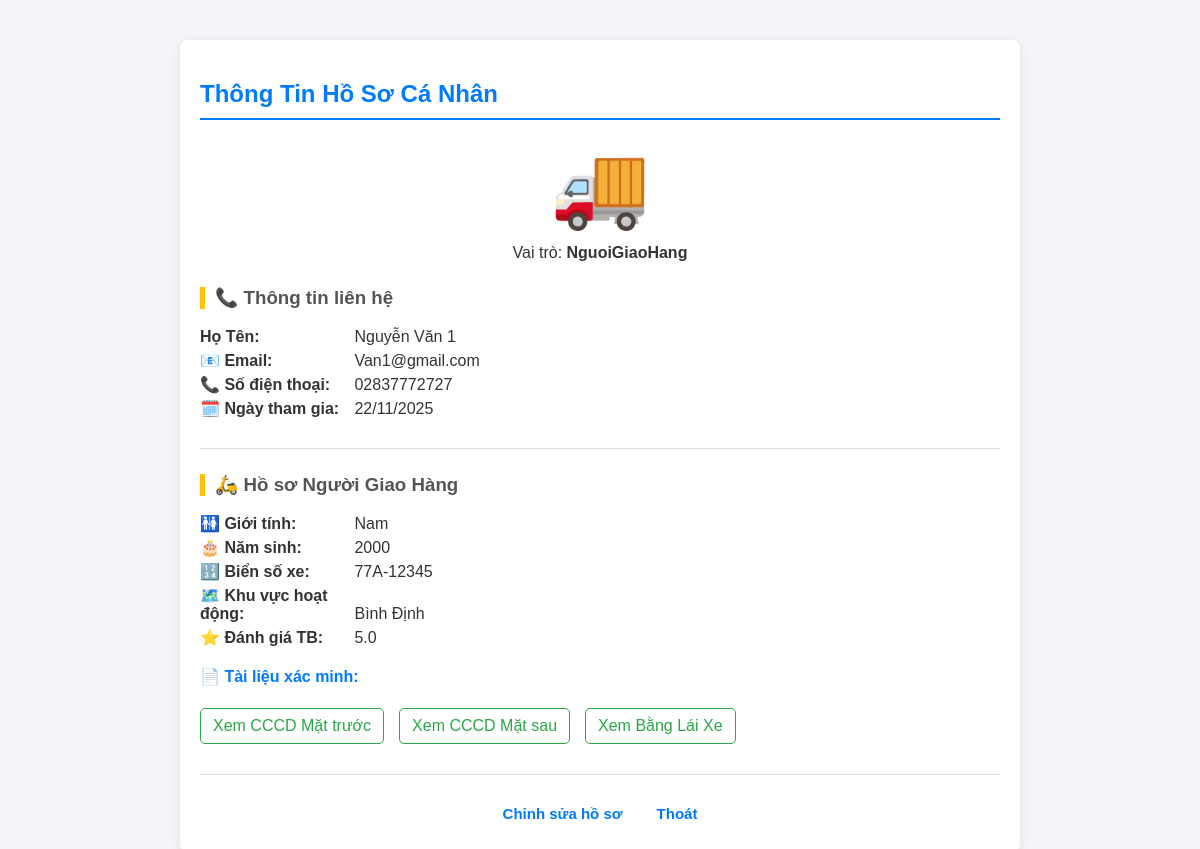
The app's page /src/shipper/XemTTCN.php (signed in) with its own data.
### tables this page shows
CREATE TABLE `hosonguoigiaohang` (
  `ID_NguoiDung` int(11) NOT NULL,
  `GioiTinh` enum('Nam','Nu','Khac') DEFAULT NULL,
  `NamSinh` int(11) DEFAULT NULL,
  `Anh_CCCD_Truoc` varchar(255) DEFAULT NULL,
  `Anh_CCCD_Sau` varchar(255) DEFAULT NULL,
  `Anh_BangLaiXe` varchar(255) DEFAULT NULL,
  `BienSoXe` varchar(20) DEFAULT NULL,
  `KhuVucHoatDong` varchar(100) DEFAULT NULL,
  `DiemDanhGiaTrungBinh` decimal(2,1) DEFAULT 5.0,
  `loaixe` text NOT NULL
);

CREATE TABLE `nguoidung` (
  `ID_NguoiDung` int(11) NOT NULL,
  `HoTen` varchar(100) NOT NULL,
  `Email` varchar(100) NOT NULL,
  `SoDienThoai` varchar(15) NOT NULL,
  `AnhDaiDien` varchar(255) DEFAULT 'default_avatar.png',
  `MatKhau_Hash` varchar(255) NOT NULL,
  `VaiTro` enum('NguoiMua','NguoiBan','NguoiGiaoHang','QuanTriVien') NOT NULL,
  `TrangThaiHoatDong` tinyint(1) DEFAULT 1,
  `DiaChiGiaoHangMacDinh` text DEFAULT NULL,
  `NgayTao` datetime DEFAULT current_timestamp(),
  `TenDangNhap` varchar(50) DEFAULT NULL
);

### src/shipper/XemTTCN.php (the view, shortened to what this page needs)
<?php
$user_id = $_SESSION['user_id'];
$user_data = [];
$error = '';
$sql = "SELECT
            nd.ID_NguoiDung, nd.HoTen, nd.Email, nd.SoDienThoai, nd.AnhDaiDien, nd.VaiTro, nd.TrangThaiHoatDong, nd.NgayTao,
            hsg.GioiTinh, hsg.NamSinh, hsg.Anh_CCCD_Truoc, hsg.Anh_CCCD_Sau, hsg.Anh_BangLaiXe, hsg.BienSoXe, hsg.KhuVucHoatDong, hsg.DiemDanhGiaTrungBinh, hsg.loaixe
        FROM nguoidung nd
        LEFT JOIN hosonguoigiaohang hsg ON nd.ID_NguoiDung = hsg.ID_NguoiDung
        WHERE nd.ID_NguoiDung = ?";
$stmt = mysqli_prepare($conn, $sql);
if ($stmt) {
    mysqli_stmt_bind_param($stmt, "i", $user_id);
    mysqli_stmt_execute($stmt);
    $result = mysqli_stmt_get_result($stmt);
    if ($result && mysqli_num_rows($result) > 0) {
        $user_data = mysqli_fetch_assoc($result);
    } else {
        $error = "Không tìm thấy thông tin người dùng.";
    }
} else {
    $error = "Lỗi truy vấn cơ sở dữ liệu: " . mysqli_error($conn);
}
function display_field($label, $value, $emoji = '') {
    if (!empty($value) || (is_numeric($value) && $value !== 0)) {
        echo "<p><strong>{$emoji} {$label}:</strong> <span>" . htmlspecialchars($value) . "</span></p>";
    }
}
?>
<!DOCTYPE html>
<html lang="vi">
<head>
</head>
<body>
<div class="container">
    <?php if ($error): ?>
        <p class="error"><?php echo $error; ?></p>
    <?php else: ?>
        <h2> Thông Tin Hồ Sơ Cá Nhân</h2>
        <div class="avatar">
            <?php
            $avatar_file = $user_data['AnhDaiDien'] ?? 'default_avatar.png';
            $is_shipper = ($user_data['VaiTro'] === 'NguoiGiaoHang');
            if ($avatar_file === 'default_avatar.png'):
            ?>
                <?php if ($is_shipper): ?>
                    <span style="font-size: 80px; color: #007bff;">🚚</span>
                <?php else: ?>
                    <span style="font-size: 80px; color: #ccc;">👤</span>
                <?php endif; ?>
            <?php else: ?>
                <img src="sm/uploads/<?php echo htmlspecialchars($avatar_file); ?>" alt="Ảnh đại diện">
            <?php endif; ?>
            <p style="margin-top: 10px;">Vai trò:
                <strong><?php echo htmlspecialchars($user_data['VaiTro']); ?></strong>
            </p>
        </div>
        <h3>📞 Thông tin liên hệ</h3>
        <div class="profile-info">
            <?php
                echo "<p><strong>Họ Tên:</strong> <span>" . htmlspecialchars($user_data['HoTen']) . "</span></p>";
                echo "<p><strong>📧 Email:</strong> <span>" . htmlspecialchars($user_data['Email']) . "</span></p>";
                echo "<p><strong>📞 Số điện thoại:</strong> <span>" . htmlspecialchars($user_data['SoDienThoai']) . "</span></p>";
                display_field('Ngày tham gia', date('d/m/Y', strtotime($user_data['NgayTao'])), '🗓️');
            ?>
        </div>
        <?php if ($is_shipper): ?>
            <hr>
            <h3>🛵 Hồ sơ Người Giao Hàng</h3>
            <div class="profile-info">
                <?php if (!empty($user_data['Anh_CCCD_Truoc']) || !empty($user_data['Anh_BangLaiXe'])): ?>
                    <h4 style="margin-top: 20px; color: #007bff;">📄 Tài liệu xác minh:</h4>
                    <div class="document-link">
                        <?php
                        $upload_path = 'sm/uploads/';
                        if (!empty($user_data['Anh_CCCD_Truoc'])) {
                            echo '<a href="#" class="view-image-link" data-src="' . htmlspecialchars($upload_path . $user_data['Anh_CCCD_Truoc']) . '">Xem CCCD Mặt trước</a>';
                        }
                        if (!empty($user_data['Anh_CCCD_Sau'])) {
                            echo '<a href="#" class="view-image-link" data-src="' . htmlspecialchars($upload_path . $user_data['Anh_CCCD_Sau']) . '">Xem CCCD Mặt sau</a>';
                        }
                        if (!empty($user_data['Anh_BangLaiXe'])) {
                            echo '<a href="#" class="view-image-link" data-src="' . htmlspecialchars($upload_path . $user_data['Anh_BangLaiXe']) . '">Xem Bằng Lái Xe</a>';
                        }
                        ?>
                    </div>
                <?php endif; ?>
            </div>
        <?php endif; ?>
        <hr> <div class="profile-footer">
            <a href="profile.php">Chỉnh sửa hồ sơ</a>
            <a href="hoso.php">Thoát</a>
        </div>
    <?php endif; ?>
</div>
</body>
</html>

### src/shipper/XemTTCN.php (style rules this page uses)
body { font-family: Arial, sans-serif; background-color: #f4f4f9; color: #333; margin: 0; padding: 20px; }
.container { max-width: 800px; margin: 20px auto; padding: 20px; background: #fff; border-radius: 8px; box-shadow: 0 2px 10px rgba(0,0,0,0.1); }
h2 { border-bottom: 2px solid #007bff; padding-bottom: 10px; margin-bottom: 20px; color: #007bff; }
h3 { color: #555; margin-top: 25px; border-left: 5px solid #ffc107; padding-left: 10px; }
.profile-info p { margin: 5px 0; font-size: 16px; }
.profile-info strong { display: inline-block; width: 150px; color: #333; }
.avatar { text-align: center; margin-bottom: 20px; }
.avatar span { font-size: 80px; color: #ccc; }
.document-link { margin-top: 15px; display: flex; flex-wrap: wrap; gap: 15px; }
.document-link a { color: #28a745; text-decoration: none; padding: 8px 12px; border: 1px solid #28a745; border-radius: 5px; transition: background-color 0.3s; }
.container hr { border: 0; height: 1px; background: #e0e0e0; margin: 30px 0 20px 0; padding: 2px solid #dc3545; }
.profile-footer { text-align: center; padding: 10px 0; font-size: 15px; }
.profile-footer a { color: #007bff; text-decoration: none; padding: 5px 10px; margin: 0 5px; border-radius: 4px; transition: all 0.3s ease; font-weight: 600; }

### records on screen
hosonguoigiaohang: ID_NguoiDung.VaiTro "NguoiGiaoHang", ID_NguoiDung.HoTen "Nguyễn Văn 1", ID_NguoiDung.Email "Van1@gmail.com", ID_NguoiDung.SoDienThoai "02837772727", GioiTinh "Nam 2000 77A-12345 Bình Định 5.0"

### other values on screen
$emoji "🗓️ 🚻 🎂 🔢 🗺️ ⭐"
$label "Ngày tham gia Giới tính Năm sinh Biển số xe Khu vực hoạt động Đánh giá TB"
$value "22/11/2025"
